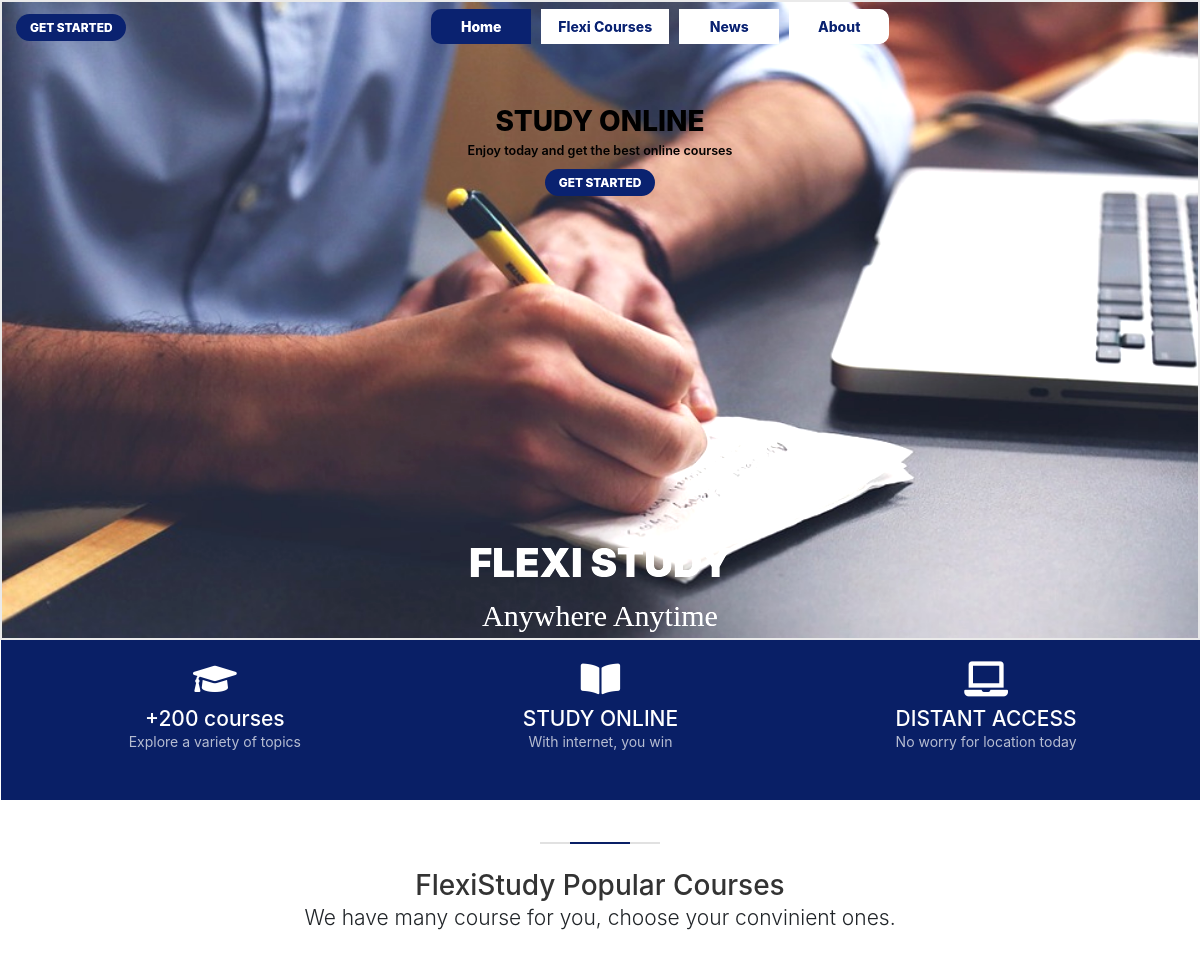
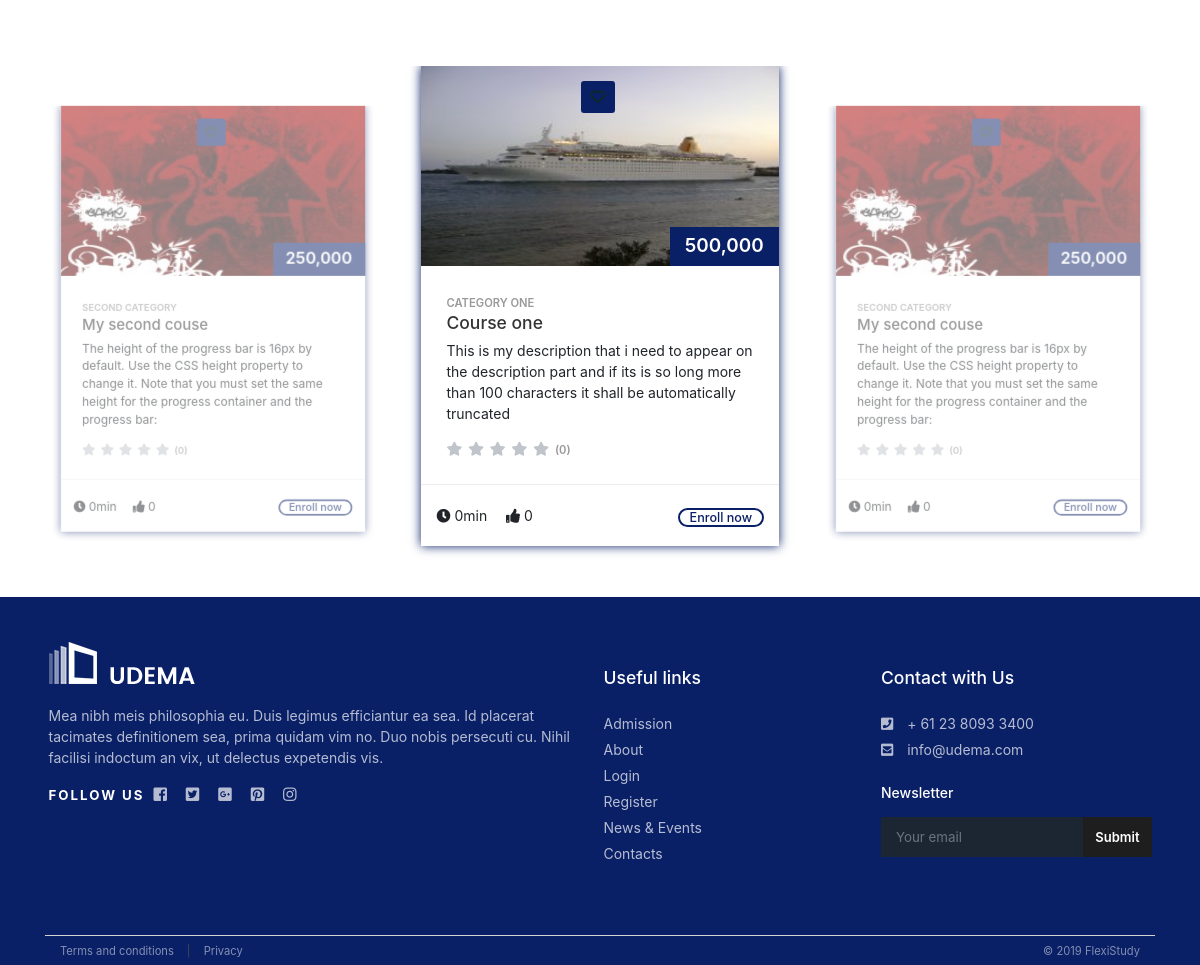
The page / on the database its author committed (2 pictures, top to bottom).
### tables this page shows
CREATE TABLE `course_structure` (
  `structure_id` int(11) NOT NULL,
  `category_id` int(11) DEFAULT NULL,
  `course_name` varchar(200) DEFAULT NULL,
  `course_fee` double DEFAULT NULL,
  `course_description` varchar(6500) DEFAULT NULL,
  `learning_material` varchar(1000) DEFAULT '{}',
  `start_date` bigint(20) DEFAULT NULL,
  `end_date` bigint(20) DEFAULT NULL,
  `course_highlight` varchar(300) DEFAULT NULL,
  `cover_image` varchar(100) DEFAULT '',
  `cover_video` varchar(100) DEFAULT '',
  `rating_average` double DEFAULT '0',
  `rating_people` int(11) DEFAULT '0',
  `what_you_learn` varchar(6500) DEFAULT '',
  `who_is_for` varchar(2000) DEFAULT '',
  `why_unique` varchar(3000) DEFAULT ''
);

CREATE TABLE `course_categories` (
  `category_id` int(11) NOT NULL,
  `category_name` varchar(50) NOT NULL
);

### index.php (the view, shortened to what this page needs)
<?php
    $name = 'index';
    require_once 'admin/files/functions/constants.php';
    $connection = connect_database();
?>
<!DOCTYPE html>
<html lang='en'>
    <head>
        <?php require_once 'web_links.php' ?>
        <link href='admin/files/lib/css/client/index.css' rel='stylesheet' type='text/css'/>
    </head>
    <body>
        <div class='container-fluid p-0'>
            <div class='row mx-0'>
                <div class='col-12  p-0'>
                    <div id='header_image'>
                        <div id="nav_content">
                            <?php require_once 'web_header.php'; ?>
                        </div>
                        <div id="other_content">
                            <div id='div_1'>
                                <div>STUDY ONLINE</div>
                                <div>Enjoy today and get the best online courses</div>
                                <div>
                                    <span data-toggle="modal" data-target="#login_modal">GET STARTED</span>
                                </div>
                            </div>
                            <div id='div_2'>
                                <div>FLEXI STUDY</div>
                                <div>Anywhere Anytime</div>
                            </div>
                        </div>
                    </div>
                    <div class='row mx-0'>
                        <div class='col-12 p-4' id='features'>
                            <ul>
                                <li>
                                    <i class="fas fa-graduation-cap"></i>
                                    <h4>+200 courses</h4>
                                    <span>Explore a variety of topics</span>
                                </li>
                                <li>
                                    <i class="fas fa-book-open"></i>
                                    <h4>STUDY ONLINE</h4>
                                    <span>With internet, you win</span>
                                </li>
                                <li>
                                    <i class="fas fa-laptop"></i>
                                    <h4>DISTANT ACCESS</h4>
                                    <span>No worry for location today</span>
                                </li>
                            </ul>
                        </div>
                    </div>
                </div>
            </div>
        </div>
        <div class='container-fluid'>
            <div class='row mx-0 mt-5'>
                <div class='col-12 px-0 main_title_2'>
                    <span><em></em></span>
                    <h2>FlexiStudy Popular Courses</h2>
                    <p>We have many course for you, choose your convinient ones.</p>
                </div>
                <div class='col-12 px-1'>
                    <div id="recommended" class="owl-carousel owl-theme">
                        <?php
                            $statement = $connection->prepare('SELECT structure_id, category_name, course_name, course_fee,
                                course_highlight, cover_image, rating_average, rating_people
                            FROM course_structure
                              INNER JOIN course_categories ON course_structure.category_id = course_categories.category_id
                            LIMIT 6');
                            $statement->execute();
                            foreach ($statement->fetchAll() as $row) {
                                $structure_id =$row['structure_id'];
                                $category_name = $row['category_name'];
                                $course_name = $row['course_name'];
                                $course_highlight =$row['course_highlight'];
                                $cover_image = empty($row['cover_image']) ? 'admin/files/images/temp/course_list.jpg' :
                                    'admin/files/images/pictures/thumbnails/' . $row["cover_image"];
                                $rating = get_rating($row['rating_average'], $row['rating_people']);
                                $course_fee = number_format($row['course_fee'], 0);
                                echo <<<EOT
                                    <div class="item">
                                        <div class="box_grid">
                                            <figure>
                                                <a href="#" class="wish_bt"></a>
                                                <a href="flexi_course_details.php?course=$structure_id">
                                                    <div class="preview"><span>$category_name</span></div>
                                                    <img src="$cover_image" class="img-fluid" alt=""></a>
                                                <div class="price">$course_fee</div>
                                            </figure>
                                            <div class="wrapper">
                                                <small>$category_name</small>
                                                <h3>$course_name</h3>
                                                <p class="max_4">$course_highlight</p>
                                                $rating
                                            </div>
                                            <ul>
                                                <li><i class="fas fa-clock"></i> 0min</li>
                                                <li><i class="fas fa-thumbs-up"></i> 0</li>
                                                <li><a href="flexi_course_details.php?course=$structure_id">Enroll now</a></li>
                                            </ul>
                                        </div>
                                    </div>
EOT;
                            }
                        ?>
                    </div>
                </div>
            </div>
        </div>
        <?php require_once 'web_footer.php' ?>
    </body>
</html>

### web_links.php (shortened to what this page needs)
<link href='admin/files/lib/css/common.css' rel='stylesheet' type='text/css'/>
<link href='admin/files/lib/css/alertify.core.css' rel='stylesheet' type='text/css'/>
<link href='admin/files/lib/css/alertify.default.css' rel='stylesheet' type='text/css'/>
<link href='admin/files/lib/css/client/client.css' rel='stylesheet' type='text/css'/>

### web_header.php (shortened to what this page needs)
<nav class="navbar navbar-expand-md justify-content-center fixed-top">
    <?php
        if (isset($_SESSION['user_id'])) {
            $user_name = $_SESSION['first_name'] . ' ' . $_SESSION['last_name'];
            $email_address = $_SESSION['email_address'];
            $profile_picture = 'admin/files/images/avators/';
            if (empty($_SESSION['profile_picture'])) {
                $profile_picture = $profile_picture . 'user_avatar.png';
            } else {
                if ($_SESSION['user_account'] == 'google.com') {
                    $profile_picture = $_SESSION['profile_picture'];
                } elseif ($_SESSION['user_account'] == 'flexi_account') {
                    $profile_picture = $profile_picture . $_SESSION['profile_picture'];
                } elseif ($_SESSION['user_account'] == 'facebook.com') {
                    $profile_picture = $_SESSION['profile_picture'] . '?type=small';
                }
            }
            echo <<<EOT
                    <div class="navbar-brand">
                        <img src='$profile_picture' class='img-circle' alt=''/>
                    </div>
                    <div class="dropdown" id="header_user">
                        <div class="dropdown-toggle" data-toggle="dropdown">
                            <div>$user_name</div>
                            <div>$email_address</div>
                        </div>
                        <div class="dropdown-menu">
                            <a class="dropdown-item" href="#">View Profile</a>
                            <a class="dropdown-item" href="javascript:void()" id="logout">Logout</a>
                        </div>
                    </div>
EOT;
        } else { ?>
            <div id="get_started">
                <span data-toggle="modal" data-target="#login_modal">GET STARTED</span>
            </div>
        <?php }
    ?>
    <div class="collapse navbar-collapse" id="collapsibleNavbar">
        <ul class="navbar-nav mx-auto">
            <li class="nav-item <?php if ($name == 'index') echo 'active' ?>">
                <a class="nav-link" href="index.php">Home</a>
            </li>
            <li class="nav-item <?php if ($name == 'sys_courses') echo 'active' ?>">
                <a class="nav-link" href="flexi_courses.php">Flexi Courses</a>
            </li>
            <li class="nav-item <?php if ($name == '') echo 'active' ?>">
                <a class="nav-link" href="#">News</a>
            </li>
            <li class="nav-item <?php if ($name == '') echo 'active' ?>">
                <a class="nav-link" href="#">About</a>
            </li>
        </ul>
    </div>
</nav>
<div style="height: 48px"></div>

### admin/files/functions/constants.php (shortened to what this page needs)
<?php
    function get_rating($rating, $total = '') {
        $_0_5 = ($rating >= 0.5 ? 'voted' : '') . ($rating >= 1.0 || $rating == 0.0 ? ' d-none' : '');
        $_1_0 = ($rating >= 1.0 ? 'voted' : '');
        $_1_5 = ($rating >= 1.5 ? 'voted' : '') . ($rating >= 2.0 || $rating <= 1.0 ? ' d-none' : '');
        $_2_0 = ($rating >= 2.0 ? 'voted' : '');
        $_2_5 = ($rating >= 2.5 ? 'voted' : '') . ($rating >= 3.0 || $rating <= 2.0 ? ' d-none' : '');
        $_3_0 = ($rating >= 3.0 ? 'voted' : '');
        $_3_5 = ($rating >= 3.5 ? 'voted' : '') . ($rating >= 4.0 || $rating <= 3.0 ? ' d-none' : '');
        $_4_0 = ($rating >= 4.0 ? 'voted' : '');
        $_4_5 = ($rating >= 4.5 ? 'voted' : '') . ($rating >= 5.0 || $rating <= 4.0 ? ' d-none' : '');
        $_5_0 = ($rating >= 5.0 ? 'voted' : '');
        $show = $total == '' ? 'd-none' : '';
        return <<<EOT
                 <span class='rating'>
                    <i class='fa fa-star-half $_0_5'></i>
                    <i class='fa fa-star $_1_0'></i>
                    <i class='fa fa-star-half $_1_5'></i>
                    <i class='fa fa-star $_2_0'></i>
                    <i class='fa fa-star-half $_2_5'></i>
                    <i class='fa fa-star $_3_0'></i>
                    <i class='fa fa-star-half $_3_5'></i>
                    <i class='fa fa-star $_4_0'></i>
                    <i class='fa fa-star-half $_4_5'></i>
                    <i class='fa fa-star $_5_0'></i>
                    <small class='$show'>($total)</small>
                 </span>
EOT;
    }

### web_footer.php (shortened to what this page needs)
<footer>
    <div class="container">
        <div class="row mx-0 py-5">
            <div class="col-12 col-md-6 p-1">
                <p>
                    <img src="admin/files/images/images/logo.png" width="149" height="42" data-retina="true" alt="">
                </p>
                <p class='mt-4'>
                    Mea nibh meis philosophia eu. Duis legimus efficiantur ea sea. Id placerat tacimates definitionem sea, prima quidam vim
                    no. Duo nobis persecuti cu. Nihil facilisi indoctum an vix, ut delectus expetendis vis.
                </p>
                <div class="follow_us">
                    <ul>
                        <li>Follow us</li>
                        <li>
                            <a href="#"><i class="fab fa-facebook-square"></i></a>
                        </li>
                        <li>
                            <a href="#"><i class="fab fa-twitter-square"></i></a>
                        </li>
                        <li>
                            <a href="#"><i class="fab fa-google-plus-square"></i></a>
                        </li>
                        <li>
                            <a href="#"><i class="fab fa-pinterest-square"></i></a>
                        </li>
                        <li>
                            <a href="#"><i class="fab fa-instagram"></i></a>
                        </li>
                    </ul>
                </div>
            </div>
            <div class="col-6 col-md-3 p-1">
                <h5>Useful links</h5>
                <ul class="links">
                    <li>
                        <a href="#">Admission</a>
                    </li>
                    <li>
                        <a href="#">About</a>
                    </li>
                    <li>
                        <a href="#">Login</a>
                    </li>
                    <li>
                        <a href="#">Register</a>
                    </li>
                    <li>
                        <a href="#">News &amp; Events</a>
                    </li>
                    <li>
                        <a href="#">Contacts</a>
                    </li>
                </ul>
            </div>
            <div class="col-6 col-md-3 p-1">
                <h5>Contact with Us</h5>
                <ul class="contacts">
                    <li>
                        <a href="tel://61280932400"><i class="fas fa-phone-square"></i> + 61 23 8093 3400</a>
                    </li>
                    <li>
                        <a href="mailto:info@udema.com"><i class="fas fa-envelope-square"></i> info@udema.com</a>
                    </li>
                </ul>
                <div id="newsletter">
                    <h6>Newsletter</h6>
                    <form method="post" action="assets/newsletter.php" name="newsletter_form" id="newsletter_form">
                        <div class="form-group">
                            <input type="email" name="email_newsletter" id="email_newsletter" class="form-control" placeholder="Your email">
                            <input type="submit" value="Submit" id="submit-newsletter">
                        </div>
                    </form>
                </div>
            </div>
        </div>
        <div class="row mx-0">
            <div class='col-12 mb-2' id='divider'></div>
            <div class="col-md-8">
                <ul id="additional_links">
                    <li>
                        <a href="#">Terms and conditions</a>
                    </li>
                    <li>
                        <a href="#">Privacy</a>
                    </li>
                </ul>
            </div>
            <div class="col-md-4">
                <div id="copy">© <?php echo date('Y') ?> FlexiStudy</div>
            </div>
        </div>
    </div>
</footer>

### rows shown on the page
course_structure: cover_image (picture), course_fee "500,000", category.category_name "CATEGORY ONE", course_name "Course one", course_highlight "This is my description that i need to appear on the description part and if its is so long more than 100 characters it shall be automatically truncated", rating_average 0 (drawn), rating_people "0"
course_structure: cover_image (picture), course_fee "250,000", category.category_name "SECOND CATEGORY", course_name "My second couse", course_highlight "The height of the progress bar is 16px by default. Use the CSS height property to change it. Note that you must set the same height for the progress container and the progress bar:", rating_average 0 (drawn), rating_people "0"
